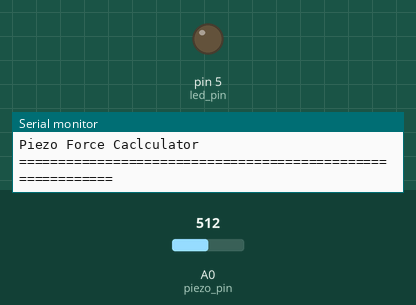
Recording of a sketch running on a simulated Arduino Uno, built with avr-gcc and run on an emulated ATmega328P. Parts: output pins drawn as LEDs (lit = HIGH), the last lines printed to the serial monitor. The test bench sets the inputs (shaded band); at power-on: A0 (piezo_pin) = 512.

Above: at 1.2 s.
1.3 s: A0 (piezo_pin) set to 539
2.8 s: A0 (piezo_pin) set to 566
At 3.3 s:
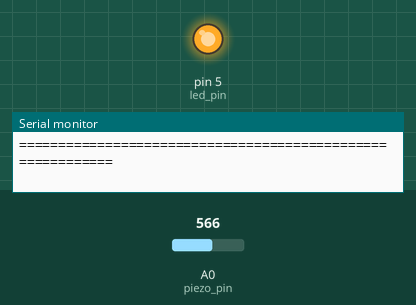
4.3 s: A0 (piezo_pin) set to 511
At 5.5 s:
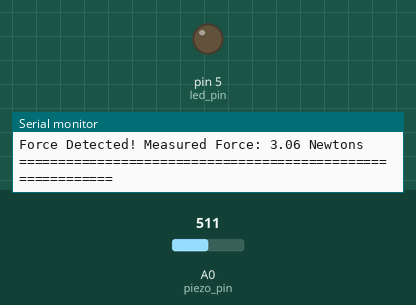
Timing chart, 0 to 7.3 s (numbered marks = the images above; inputs shaded):
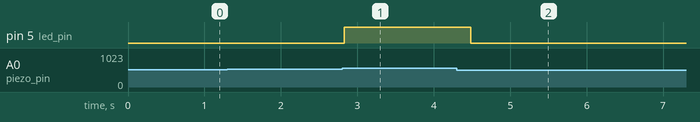

The sketch:

pizo.ino
```cpp
 int piezo_pin = A0;
 int led_pin = 5;

 float factor = 1.10697;  //value  from datasheet
 float force_threshold = 3.0;

void setup()
{
  pinMode(piezo_pin, INPUT);
  pinMode(led_pin, OUTPUT);
  Serial.begin(9600);
  Serial.println("Piezo Force Caclculator");
  Serial.println("===========================================================");
}

void loop() {
  int sensor_value = analogRead(piezo_pin);
  float voltage = sensor_value * (5.0 / 1023.0);        //converting the digital value into anolog
  float force = voltage * factor;

  if (force >= force_threshold) //showing the force once the force crosses a threshhold
  {
    digitalWrite(led_pin, HIGH);
    Serial.println("===========================================================");
    Serial.print("Force Detected! ");
    Serial.print("Measured Force: ");
    Serial.print(force);
    Serial.println(" Newtons");
    Serial.println("===========================================================");
  } else {
    digitalWrite(led_pin, LOW);
  }

  delay(100);
}
```

Measured:
- the behaviour switches between 554 and 555 on A0 (piezo_pin) (found by bisection; images 0 and 1)
- after the input at 1.3 s, every drawn part: stays the same
- after the input at 2.8 s, pin 5 (led_pin): LOW → HIGH at once
- after the input at 4.3 s, pin 5 (led_pin): HIGH → LOW after 0.18 s
